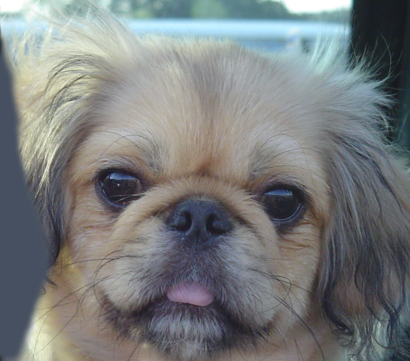
%> input picture Labs 2 3 and 4/data/dog.bmp, 410 x 361 px
$ octave SamplingDemo_Incomplete.m   (GNU Octave 9; MATLAB toolbox functions it lacks are replaced by stand-ins)
%> lines starting %> are read from the running program, lines starting %| are printed output that depends on the picture

% Author: Abdallah S. Abdallah aua639@psu.edu
% MakeHybrid - Version: 0.1


clear;
clc;

close all; % closes all figures

%% Setup
% read images and convert to floating point format
image1 = imread('./data/dog.bmp');
%> image1 is the input picture: size 361x410x3 uint8; mean R, G, B 121.2, 124.5, 125
image2 = imread('./data/cat.bmp');
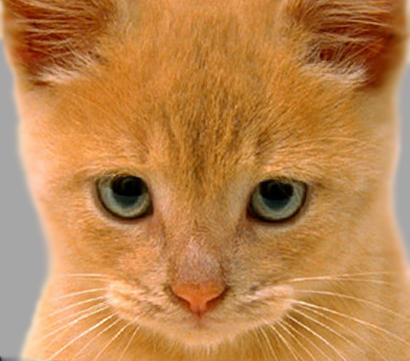
%> input picture Labs 2 3 and 4/data/cat.bmp, 410 x 361 px
%> image2 is the input picture: size 361x410x3 uint8; mean R, G, B 188.3, 132.5, 77.1
image3 = imread('./data/bird.bmp');
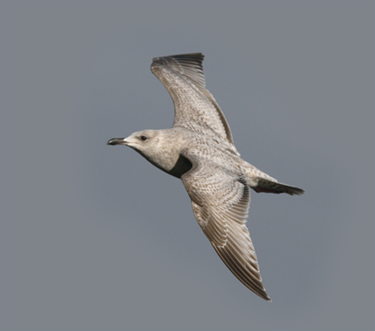
%> input picture Labs 2 3 and 4/data/bird.bmp, 375 x 331 px
%> image3 is the input picture: size 331x375x3 uint8; mean R, G, B 127.7, 131.3, 136.8
image4 = imread('./data/fish.bmp');
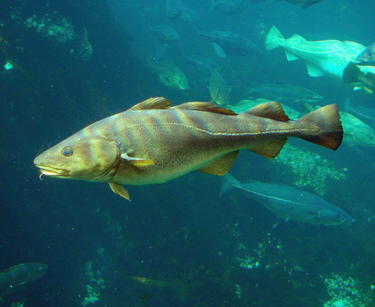
%> input picture Labs 2 3 and 4/data/fish.bmp, 375 x 307 px
%> image4 is the input picture: size 307x375x3 uint8; mean R, G, B 27.2, 95.5, 98.4


image1double = double (image1)/255;
image2double = double (image2)/255;
image3double = double (image3)/255;
image4double = double (image4)/255;

image1_gray = rgb2gray(image1);
image2_gray = rgb2gray(image2);
image3_gray = rgb2gray(image3);
image4_gray = rgb2gray(image4);
figure;imshowpair(image1_gray, image2_gray, 'montage');

out1 = zeros(floor(size(image1_gray,1)/2), floor(size(image1_gray,2)/2));


% Down sampling by a factor of two
out1 = image1_gray(1:2:end, 1:2:end);


figure;imshow(out1);

%% alternative downsample method.

out11 = imresize(image1_gray,0.5);
figure;imshow(out11);

%% Class Sampling Lab1
% Create an Upsampler with a factor of two using the imresize function
% out2 = image1_gray(2:1:end, 2:1:end);
out12 = imresize(image1_gray,2);
figure;imshow(image1_gray);
figure;imshow(out12);


%% Implement Sampling Lab2
[im1h, im1w] = size(image1_gray);
%> im1h = 361; im1w = 410
[im2h, im2w] = size(image2_gray);
%> im2h = 361; im2w = 410
[im3h, im3w] = size(image3_gray);
%> im3h = 331; im3w = 375
[im4h, im4w] = size(image4_gray);
%> im4h = 307; im4w = 375

out13 = imresize(image1_gray,[360 410]);
out14 = imresize(image2_gray,[360 410]);
out15 = imresize(image3_gray,[360 410]);
out16 = imresize(image4_gray,[360 410]);

out_mat = [out14 out15; out16 out13];
figure; imshow(out_mat);
%% Implement Sampling Lab3

outn1 = imresize(image1_gray,[360 410],'nearest');
outn2 = imresize(image2_gray,[360 410],'nearest');
outn3 = imresize(image3_gray,[360 410],'nearest');
outn4 = imresize(image4_gray,[360 410],'nearest');

out_n = [outn2 outn3; outn4 outn1];
% figure; imshow(out_n);


outn1 = imresize(image1_gray,[360 410],'bilinear');
outn2 = imresize(image2_gray,[360 410],'bilinear'); % We thought was the best method. Made picture clearer and crisper
outn3 = imresize(image3_gray,[360 410],'bilinear');
outn4 = imresize(image4_gray,[360 410],'bilinear');

out_b = [outn2 outn3; outn4 outn1];
% figure; imshow(out_b);


outn1 = imresize(image1_gray,[360 410],'bicubic');
outn2 = imresize(image2_gray,[360 410],'bicubic');
outn3 = imresize(image3_gray,[360 410],'bicubic');
outn4 = imresize(image4_gray,[360 410],'bicubic');

out_c = [outn2 outn3; outn4 outn1];
% figure; imshow(out_c);

imfft0 = fft2(out_mat);
imfft1 = fft2(out_n);
imfft2 = fft2(out_b);
imfft3 = fft2(out_c);

shift0 = fftshift(log(1+abs(imfft0)));
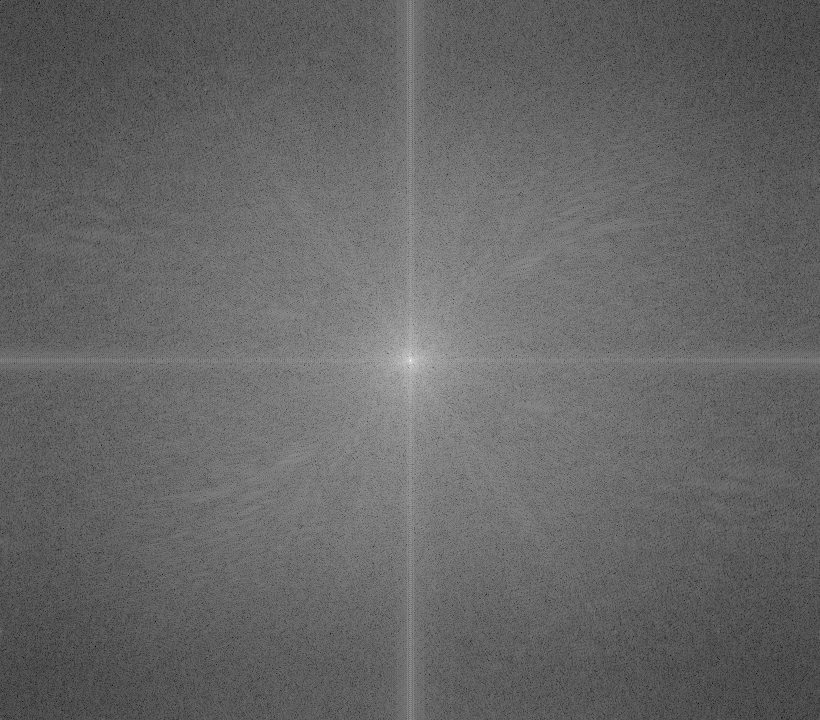
%> shift0: size 720x820 double; min 0.542, max 18.06, mean 7.59; drawn with min black and max white
 % Compute the thresholds
      thresh = multithresh(shift0,2);
%> thresh = [6.86 8.44]

      % Apply the thresholds to obtain segmented image
      seg_I = imquantize(shift0,thresh);

      % Show the various segments in the segmented image in color
      RGB = label2rgb(seg_I);
      figure, imshow(RGB)

shift1 = fftshift(log(1+abs(imfft1)));
 % Compute the thresholds
      thresh = multithresh(shift1,2);
%> thresh = [7.21 8.61]

      % Apply the thresholds to obtain segmented image
      seg_I = imquantize(shift1,thresh);

      % Show the various segments in the segmented image in color
      RGB = label2rgb(seg_I);
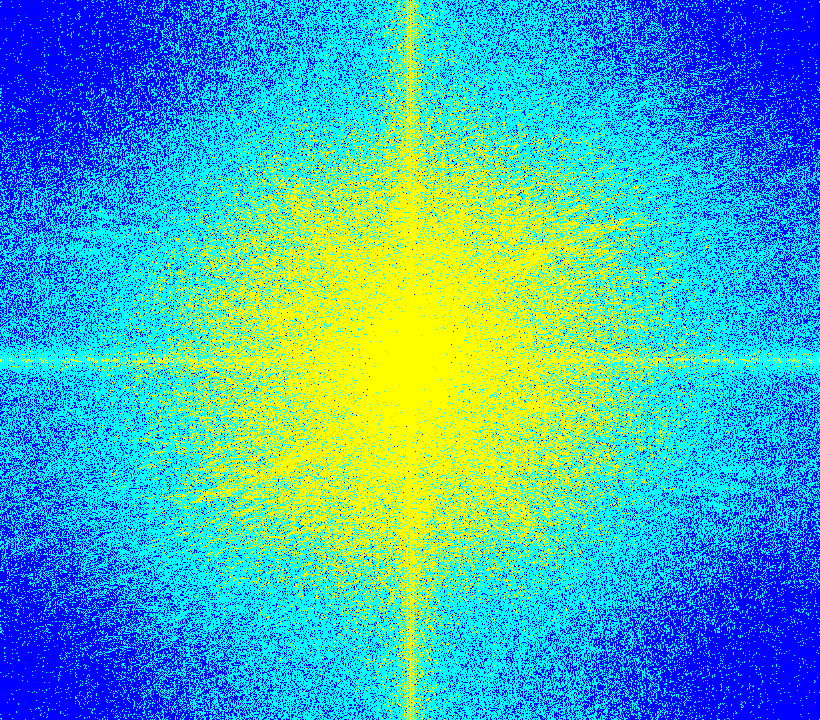
%> RGB: size 720x820x3 uint8; mean R, G, B 58.2, 178.8, 196.8
      figure, imshow(RGB)


shift2 = fftshift(log(1+abs(imfft2)));
 % Compute the thresholds
      thresh = multithresh(shift2,2);
%> thresh = [6.75 8.37]

      % Apply the thresholds to obtain segmented image
      seg_I = imquantize(shift2,thresh);

      % Show the various segments in the segmented image in color
      RGB = label2rgb(seg_I);
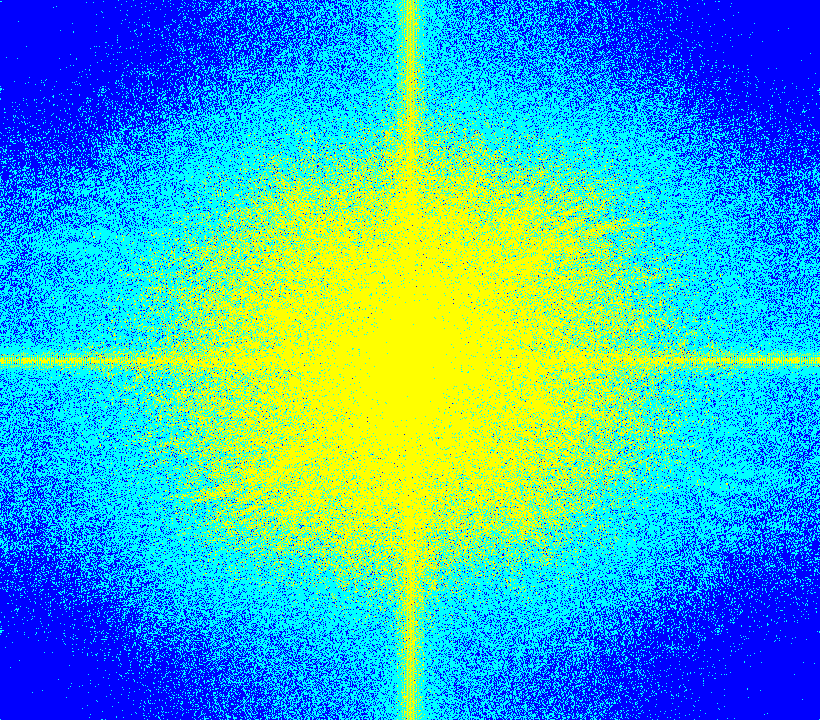
%> RGB: size 720x820x3 uint8; mean R, G, B 61.3, 175.3, 193.7
      figure, imshow(RGB)

shift3 = fftshift(log(1+abs(imfft3)));

 % Compute the thresholds
      thresh = multithresh(shift3,2);
%> thresh = [6.86 8.44]

      % Apply the thresholds to obtain segmented image
      seg_I = imquantize(shift3,thresh);

      % Show the various segments in the segmented image in color
      RGB = label2rgb(seg_I);
      figure, imshow(RGB)

% figure; imshow(shift1);
% figure; imshow(shift2);
% figure; imshow(shift3);
% figure; imshow(abs(shift3-shift1));
% diff = abs(shift2-shift3);


% lab 4
close all;

up1 = imresize(image1_gray, 2, 'nearest');
up2 = imresize(image1_gray, 2, 'bilinear'); % We thought was the best method. Made picture clearer and crisper
up3 = imresize(image1_gray, 2, 'bicubic');
cup1 = edge(up1, 'canny');
%> cup1: size 722x820 logical; 9.9% white in thin lines or dots
cup2 = edge(up2, 'canny');
%> cup2: size 722x820 logical; 9.1% white in thin lines or dots
cup3 = edge(up3, 'canny');
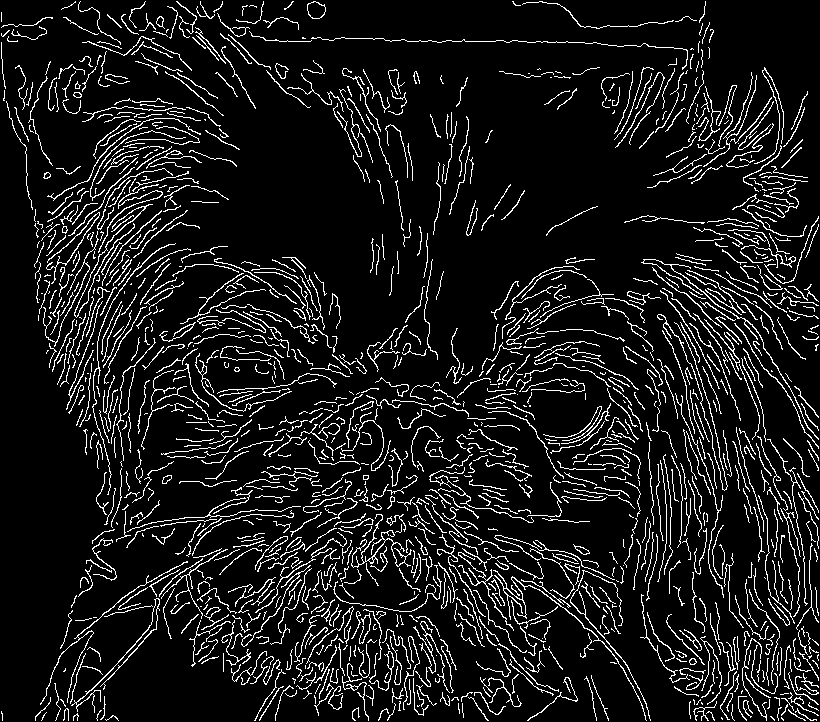
%> cup3: size 722x820 logical; 9.9% white in thin lines or dots
figure;imshow(cup1);
figure;imshow(cup2);
figure;imshow(cup3);
